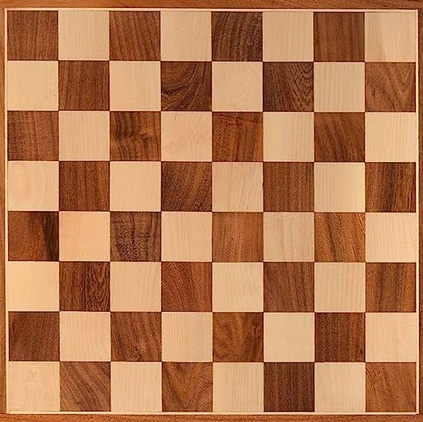
#> input picture resources/img/tablero.jpg, 423 x 422 px, shrunk from 525 x 524 before the run
$ jupyter execute 'Corner Detection.ipynb'   (shell and % lines are left out)
#> lines starting #> are read from the running program, lines starting #| are printed output that depends on the picture
[cell 1]
import cv2
import numpy as np
import matplotlib.pyplot as plt

[cell 2]
tablero = cv2.imread('../resources/img/tablero.jpg')
#> tablero is the input picture: shape (422, 423, 3); mean B, G, R 81.8, 121.1, 178.9
tablero = cv2.cvtColor(tablero, cv2.COLOR_BGR2RGB)
plt.imshow(tablero)

[cell 3]
tablero_grey = cv2.cvtColor(tablero, cv2.COLOR_BGR2GRAY)
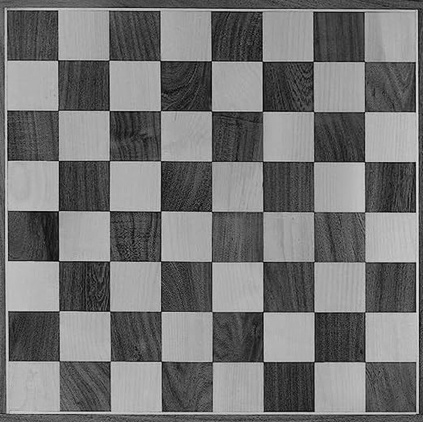
#> tablero_grey: shape (422, 423); min 6, max 233, mean 116
plt.imshow(tablero_grey, cmap = 'grey')

[cell 4]
tablero_real = cv2.imread('../resources/img/ajedrez_real.jpg')
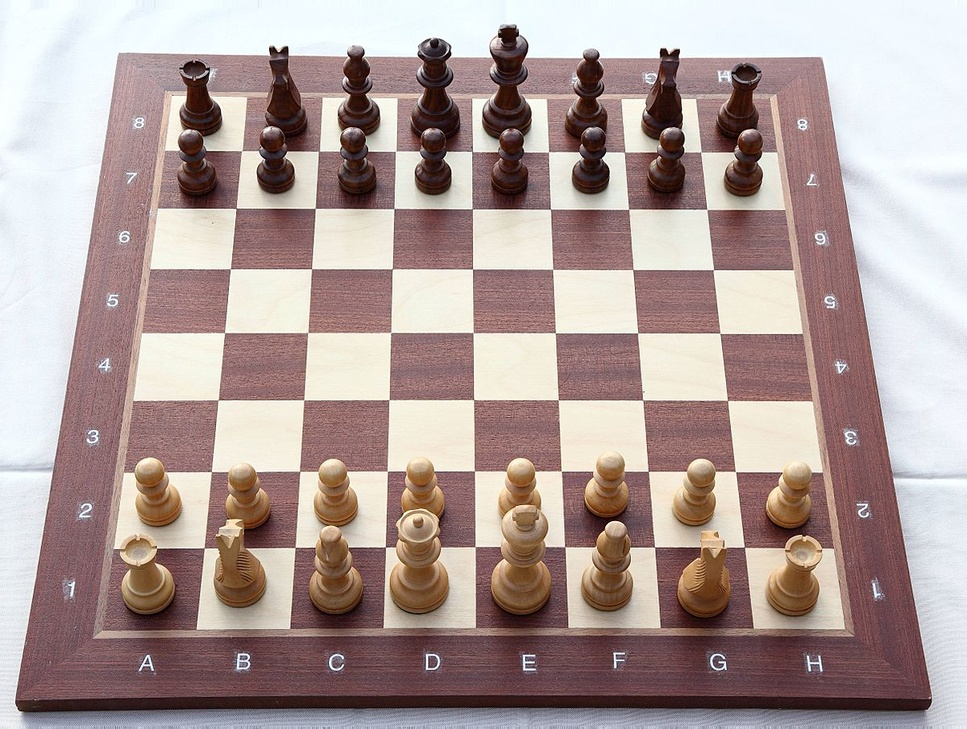
#> input picture resources/img/ajedrez_real.jpg, 967 x 729 px, shrunk from 1200 x 905 before the run
#> tablero_real is the input picture: shape (729, 967, 3); mean B, G, R 153.2, 156.4, 174.5
tablero_real = cv2.cvtColor(tablero_real, cv2.COLOR_BGR2RGB)
plt.imshow(tablero_real)

[cell 5]
tablero_real_grey = cv2.cvtColor(tablero_real, cv2.COLOR_BGR2GRAY)
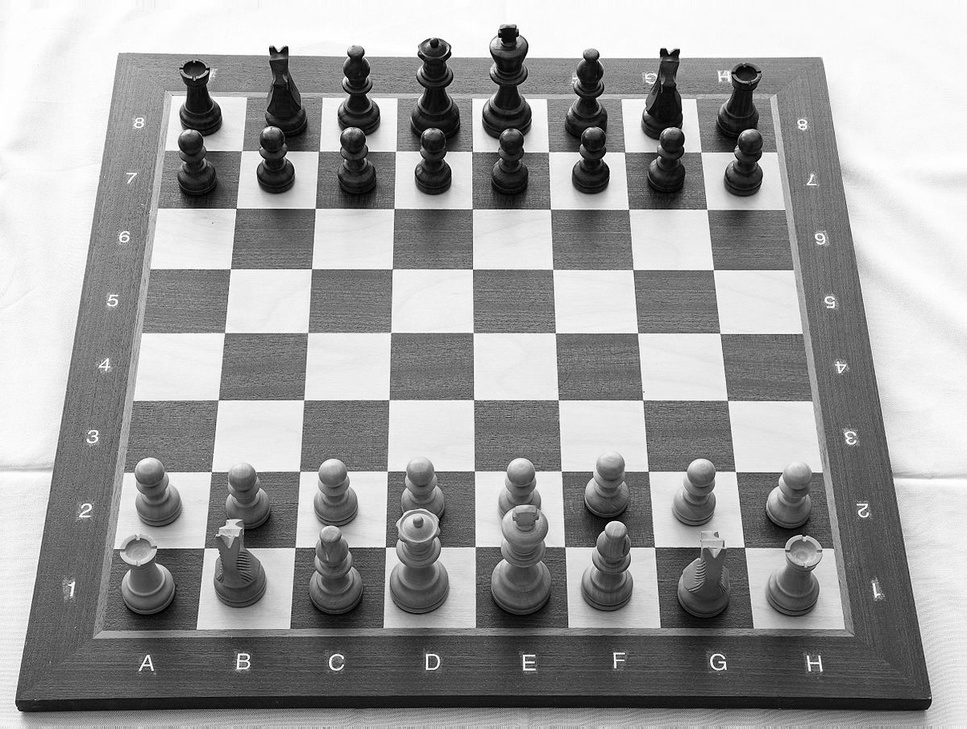
#> tablero_real_grey: shape (729, 967); min 0, max 255, mean 157.5
plt.imshow(tablero_real_grey, cmap = 'grey')

# Harris Corner Detection (1988)
## Convertimos a float nuestro tablero para que trabaje mejor el algoritmo de detección de esquinas.

[cell 6]
tablero_grey_float = np.float32(tablero_grey)
tablero_grey_float

[cell 7]
dst = cv2.cornerHarris(src = tablero_grey_float, blockSize = 5, ksize = 3, k = 0.04)
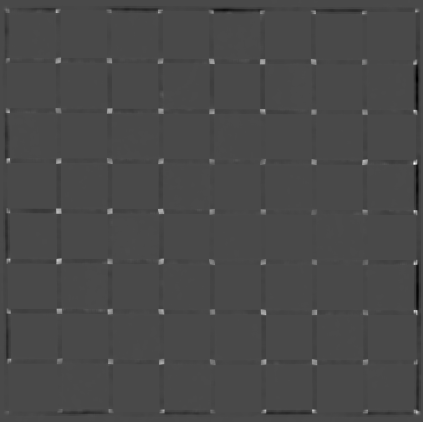
#> dst: shape (422, 423) float32; min -20069852, max 49190408, mean -114538.1; drawn with min black and max white
dst = cv2.dilate(dst, None)
tablero[dst>0.1 * dst.max()] = [255, 0, 0]
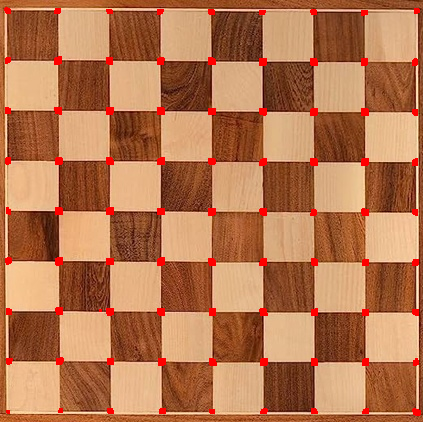
#> tablero: shape (422, 423, 3); mean R, G, B 180.6, 118.3, 79.8
plt.imshow(tablero)

[cell 8]
tablero_real_grey_float = np.float32(tablero_real_grey)
tablero_real_grey_float

[cell 9]
dst = cv2.cornerHarris(src = tablero_real_grey_float, blockSize = 5, ksize = 3, k = 0.04)
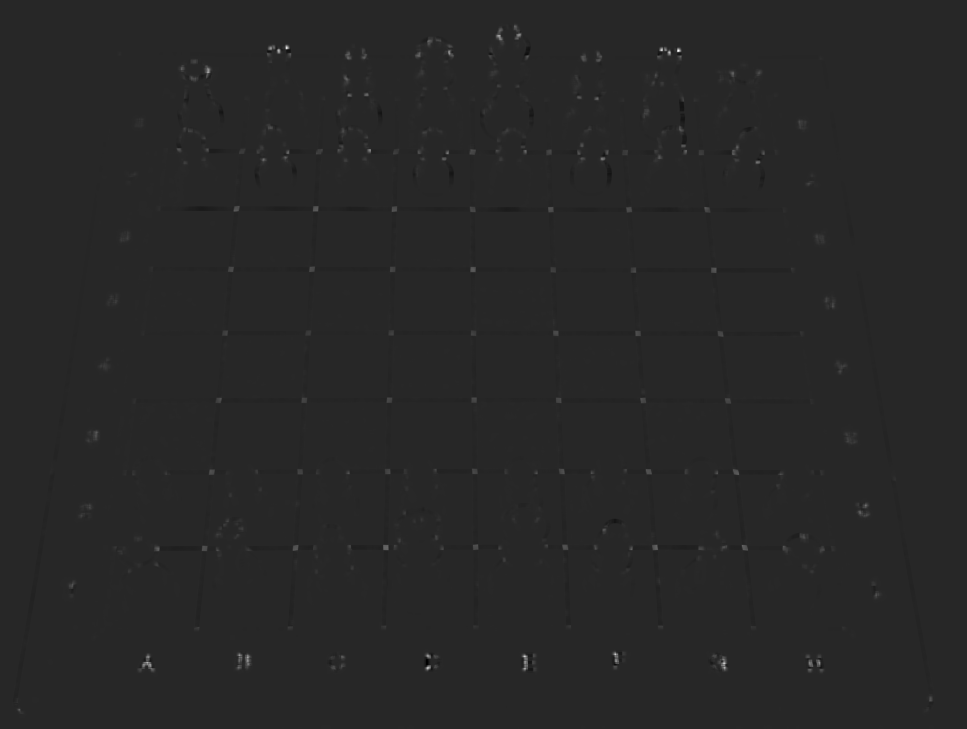
#> dst: shape (729, 967) float32; min -20207214, max 108953760, mean 70396.6; drawn with min black and max white
dst = cv2.dilate(dst, None)
tablero_real[dst>0.1 * dst.max()] = [255, 0, 0]
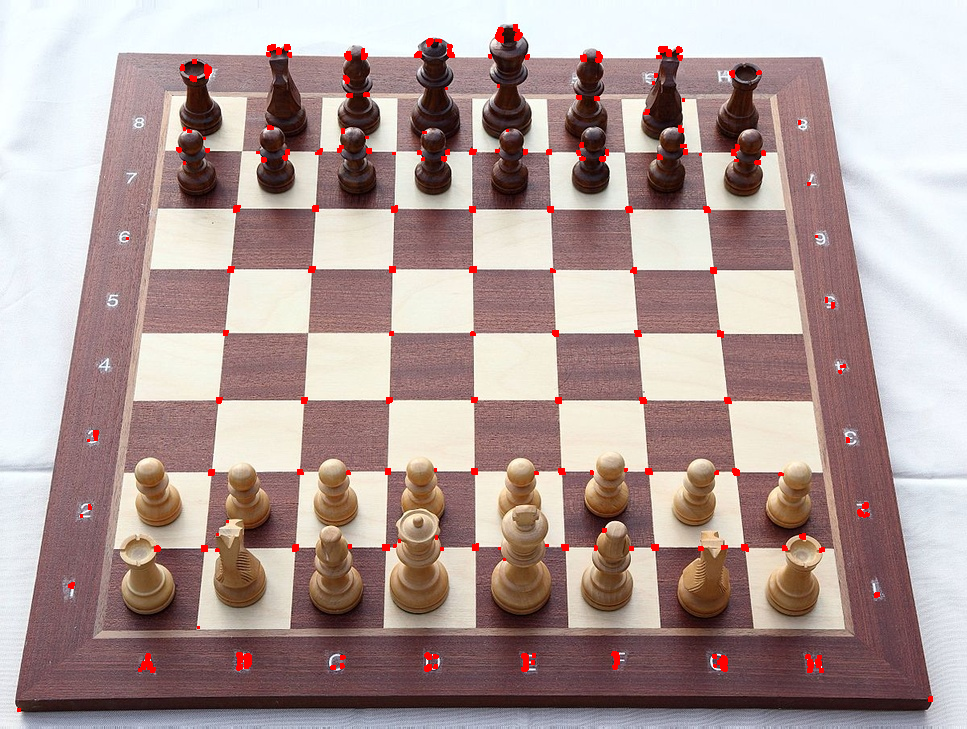
#> tablero_real: shape (729, 967, 3); mean R, G, B 175.4, 154.9, 151.7
plt.imshow(tablero_real)

# Shi-Tomasi Croner Detection (1994)
Basado en el paper Good Features to Track
- Da mejores Resultados

[cell 10]
tablero = cv2.imread('../resources/img/tablero.jpg')
tablero = cv2.cvtColor(tablero, cv2.COLOR_BGR2RGB)

tablero_grey = cv2.cvtColor(tablero, cv2.COLOR_BGR2GRAY)
plt.imshow(tablero_grey, cmap = 'grey')

[cell 11]
tablero_real = cv2.imread('../resources/img/ajedrez_real.jpg')
tablero_real = cv2.cvtColor(tablero_real, cv2.COLOR_BGR2RGB)

tablero_real_grey = cv2.cvtColor(tablero_real, cv2.COLOR_BGR2GRAY)
plt.imshow(tablero_real_grey, cmap = 'grey')

[cell 12]
esquinas = cv2.goodFeaturesToTrack(tablero_grey, maxCorners = 81, qualityLevel = 0.01, minDistance = 10)
#> esquinas = 81 rows, first 8: [8, 160], [415, 311], [8, 111], [57, 11], [8, 260], [58, 310], [414, 163], [159, 210]
esquinas = np.intp(esquinas)

[cell 13]
esquinas
#> Out has the same summary as esquinas

[cell 14]
for i in esquinas:
    x, y = i.ravel()
    cv2.circle(tablero, (x, y), 5, 255, -1)
#> this loop made 81 passes
#> (x, y) on passes 1 to 12: (8, 160), (415, 311), (8, 111), (57, 11), (8, 260), (58, 310), (414, 163), (159, 210), (59, 210), (59, 161), (9, 360), (415, 212)
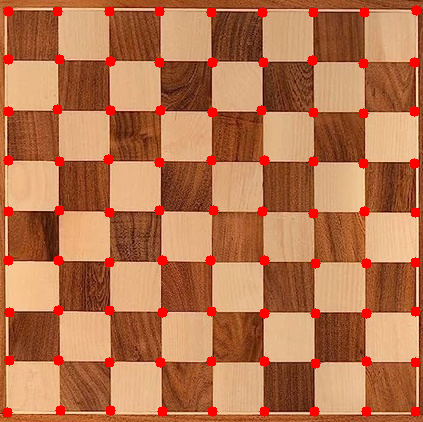
#> tablero: shape (422, 423, 3); mean R, G, B 181.7, 116.6, 78.6
plt.imshow(tablero)

[cell 15]
esquinas = cv2.goodFeaturesToTrack(tablero_real_grey, maxCorners = 200, qualityLevel = 0.01, minDistance = 10)
#> esquinas = 200 rows, first 8: [669, 53], [616, 655], [500, 38], [278, 51], [148, 663], [369, 150], [208, 71], [737, 473]
esquinas = np.intp(esquinas)

[cell 16]
for i in esquinas:
    x, y = i.ravel()
    cv2.circle(tablero_real, (x, y), 5, 255, -1)
#> this loop made 200 passes
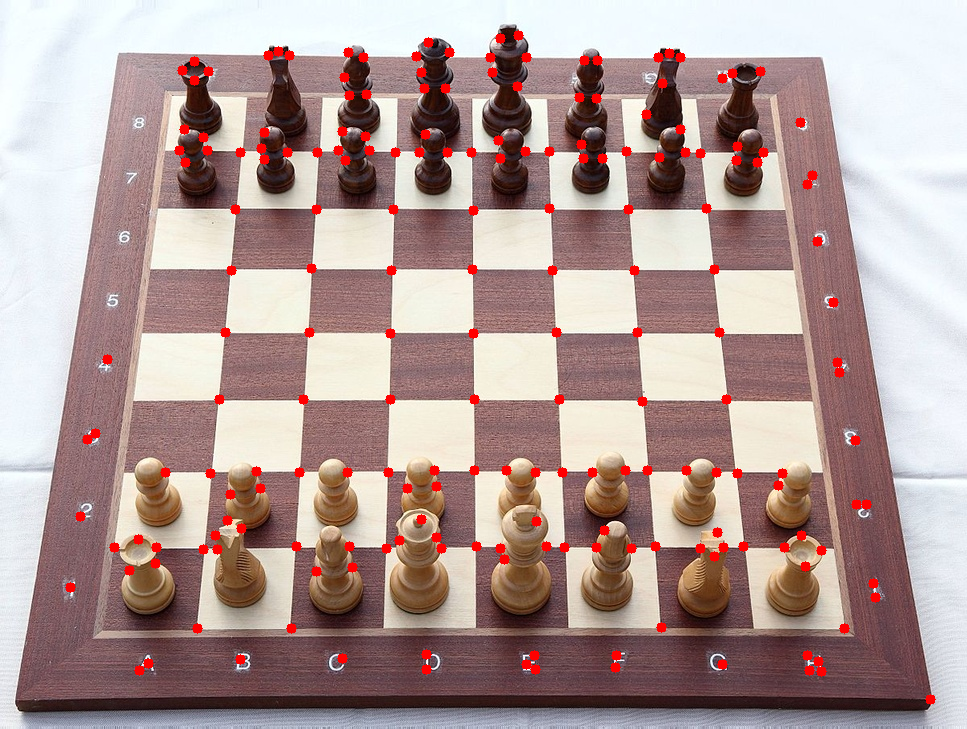
#> tablero_real: shape (729, 967, 3); mean R, G, B 176.7, 153.2, 150.2
plt.imshow(tablero_real)
